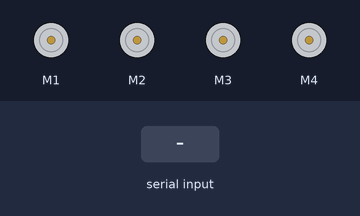
The sketch below on a simulated Arduino Uno, built with avr-gcc and run on an emulated ATmega328P. Parts: 4 × DC motor (green arrow = forward, orange = backward, longer = faster). Inputs (shaded band) come from the test bench.

Above: at 1.2 s.
1.3 s: "a" received over the second serial link
At 1.9 s:
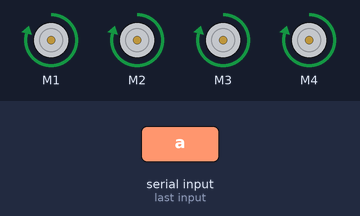
2.8 s: "b" received over the second serial link
At 4.0 s:
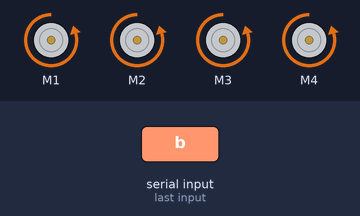
4.3 s: "c" received over the second serial link
At 5.3 s:
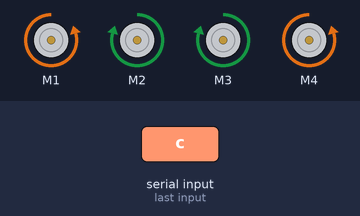
5.8 s: "d" received over the second serial link
At 6.5 s:
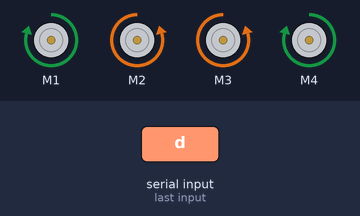
7.3 s: "e" received over the second serial link
At 7.6 s:
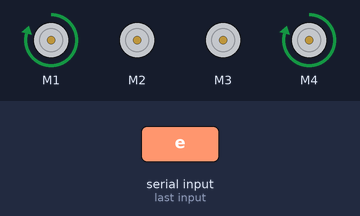
8.8 s: "f" received over the second serial link
At 10.0 s:
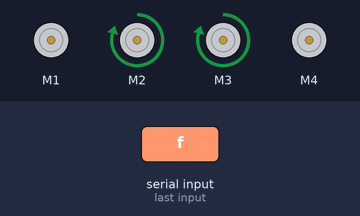
Timing chart, 0 to 11.3 s (numbered marks = the images above; inputs shaded):
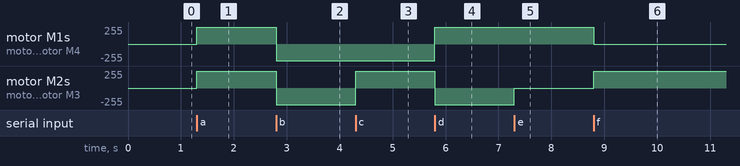

The sketch:

semillero_cole.ino
```cpp
#include <AFMotor.h>
# include <SoftwareSerial.h>

AF_DCMotor motor1(1);
AF_DCMotor motor2(2);
AF_DCMotor motor3(3);
AF_DCMotor motor4(4);

SoftwareSerial serial(9,10); //rx tx

char val;

void setup() {

  motor1.setSpeed(250);
  motor2.setSpeed(250);
  motor3.setSpeed(250);
  motor4.setSpeed(250);

  serial.begin(9600);

}

void loop() {

if (serial.available()> 0){
  val = serial.read ();
  }
  switch (val){

    case 'a':
adelante ();
  break;

    case 'b':
atras ();
    break;

    case 'c':
derecha_360 ();
    break;

    case 'd':
izquierda_360 ();
    break;

case 'e': // Este va a servir ara giros 360
derecha ();
    break;

case 'f':
izquierda ();
    break;

   default:
para ();
    break;
}
}

void adelante ()// letra a
{

motor1.run (FORWARD);
motor2.run (FORWARD);
motor3.run (FORWARD);
motor4.run (FORWARD);

}

void atras () // letra b
{

motor1.run (BACKWARD);
motor2.run (BACKWARD);
motor3.run (BACKWARD);
motor4.run (BACKWARD);

}

void derecha_360 () // letra c
{

motor1.run (BACKWARD);
motor2.run (FORWARD);
motor3.run (FORWARD);
motor4.run (BACKWARD);

}

void izquierda_360() // letra d
{

motor1.run (FORWARD);
motor2.run (BACKWARD);
motor3.run (BACKWARD);
motor4.run (FORWARD);

}


void derecha () // letra e
{

motor1.run (FORWARD);
motor2.run (RELEASE);
motor3.run (RELEASE);
motor4.run (FORWARD);

}

void izquierda () // letra f
{

motor1.run (RELEASE);
motor2.run (FORWARD);
motor3.run (FORWARD);
motor4.run (RELEASE);

}

void para () // boton para parra
{

motor1.run (RELEASE);
motor2.run (RELEASE);
motor3.run (RELEASE);
motor4.run (RELEASE);

}
```

Measured:
- after the input at 1.3 s, motor M1–4: stopped → forward 250/255 at once
- after the input at 2.8 s, motor M1–4: forward 250/255 → backward 250/255 at once
- after the input at 4.3 s, motor M2, motor M3: backward 250/255 → forward 250/255 at once
- after the input at 5.8 s, motor M1, motor M4: backward 250/255 → forward 250/255 at once; motor M2, motor M3: forward 250/255 → backward 250/255 at once
- after the input at 7.3 s, motor M2, motor M3: backward 250/255 → stopped at once
- after the input at 8.8 s, motor M1, motor M4: forward 250/255 → stopped at once; motor M2, motor M3: stopped → forward 250/255 at once
